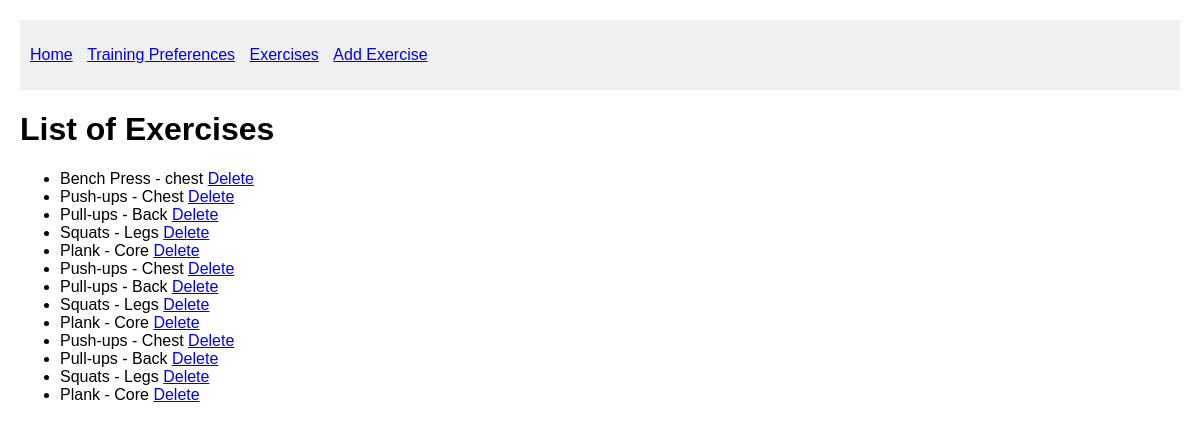
The app's page /exercises, older data.
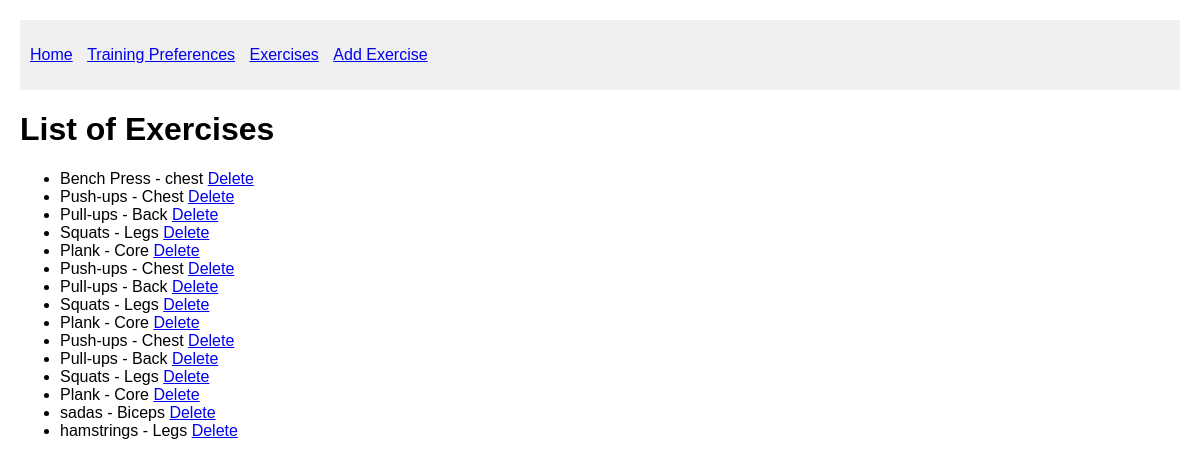
The same page, newer data.
### app.py (models this page shows)
class Exercise(db.Model):
    id = db.Column(db.Integer, primary_key=True)
    name = db.Column(db.String(100), nullable=False)
    muscle_group = db.Column(db.String(100), nullable=False)

### app.py (the view)
@app.route('/exercises')
def exercises():
    exercises = Exercise.query.all()
    return render_template('exercises.html', exercises=exercises)

### templates/exercises.html (shortened to what this page needs)
{% extends 'layout.html' %}
{% block content %}
    <h1>List of Exercises</h1>
    <ul>
        {% for exercise in exercises %}
        <li>{{ exercise.name }} - {{ exercise.muscle_group }} <a href="{{ url_for('delete_exercise', id=exercise.id) }}">Delete</a></li>
        {% endfor %}
    </ul>
{% endblock %}

### templates/layout.html (shortened to what this page needs)
<!DOCTYPE html>
<html lang="en">
<head>
    <link rel="stylesheet" href="{{ url_for('static', filename='style.css') }}">
</head>
<body>
    <nav>
        <ul>
            <li><a href="{{ url_for('index') }}">Home</a></li>
            <li><a href="{{ url_for('home') }}">Training Preferences</a></li>
            <li><a href="{{ url_for('exercises') }}">Exercises</a></li>
            <li><a href="{{ url_for('add_exercise') }}">Add Exercise</a></li>
        </ul>
    </nav>
    <main>
        {% block content %}
        {% endblock %}
    </main>
</body>
</html>

### static/style.css (style rules this page uses)
body { font-family: Arial, sans-serif; margin: 20px; }
nav { background-color: #f0f0f0; padding: 10px; margin-bottom: 20px; }
nav ul { list-style-type: none; padding: 0; }
nav ul li { display: inline; margin-right: 10px; }
main { margin-top: 20px; }

Row changes from the older to the newer data that the page shows:
added Exercise: name "sadas", muscle_group "Biceps"
added Exercise: name "hamstrings", muscle_group "Legs"
